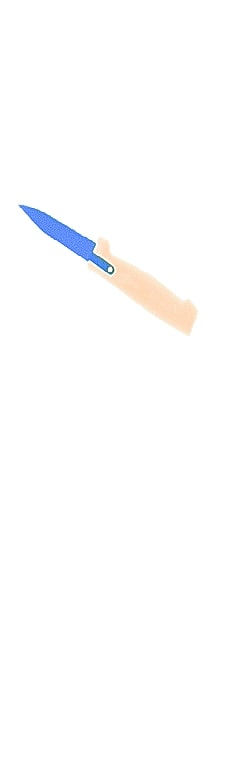
#> input picture images/knife.jpg, 232 x 768 px, found by its file name
$ jupyter execute --allow-errors baggageAI.ipynb
#> lines starting #> are read from the running program, lines starting #| are printed output that depends on the picture
[cell 1]
import cv2  # import the necessary packages
import numpy as np
from google.colab.patches import cv2_imshow

[cell 2]
threat=cv2.imread('knife.jpg') # read image
#> threat is the input picture: shape (768, 232, 3); mean B, G, R 253.7, 253.4, 253.4
bag = cv2.imread('bag.jpg')
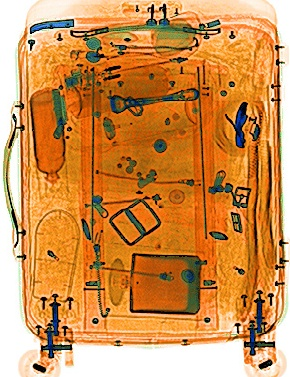
#> input picture images/bag.jpg, 290 x 377 px, found by its file name
#> bag is the input picture: shape (377, 290, 3); mean B, G, R 80.9, 143.2, 205.4
cv2_imshow(threat)
cv2_imshow(bag)

Image rotation to 45 degrees

[cell 3]
(height, width) = threat.shape[:2]
#> height = 768; width = 232

# getRotationMatrix2D creates a matrix needed for transformation.
# We want matrix for rotation to 45 degree without scaling =0.8.
rotationmatrix = cv2.getRotationMatrix2D((width/4,height/4),45,0.8) #rotating the by 45 degress from center as (width/4,height/4)
rotatedimage = cv2.warpAffine(threat, rotationmatrix, (width,height))
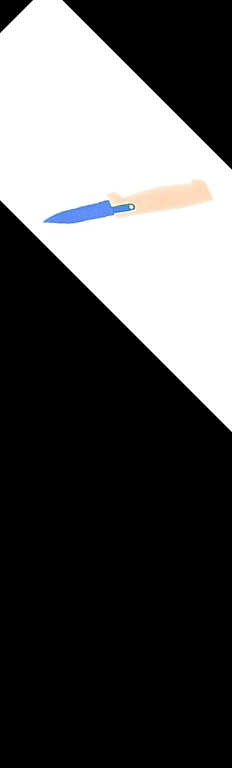
#> rotatedimage: shape (768, 232, 3); mean B, G, R 82.7, 82.5, 82.6
cv2.imwrite('r.png',rotatedimage)
cv2_imshow(rotatedimage)
(height, width) = rotatedimage.shape[:2]
print(rotatedimage.shape[:2])
#| (768, 232)

Image cropping

[cell 4]
startRow = int(height*.22)
#> startRow = 168
startCol = int(width*.15)
#> startCol = 34
endRow = int(height*.30)
#> endRow = 230
endCol = int(width*.95)
#> endCol = 220

#cropping the rotated threat
croppedImage = rotatedimage[startRow:endRow, startCol:endCol]
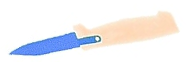
#> croppedImage: shape (62, 186, 3); mean B, G, R 241.8, 238.9, 239.6
cv2_imshow(croppedImage)
(hh,ww) = croppedImage.shape[:2]
#> hh = 62; ww = 186
cv2.imwrite('croppedImage.png', croppedImage)
print(croppedImage.shape[0:2])
#| (62, 186)

[cell 5]
##Result1

#The closer alpha is to 1.0, the more opaque the image is.
#Similarly, alpha value closer to 0.0, makes it transparent.

alpha=0.4
threat = cv2.resize(croppedImage , bag.shape[1::-1]) #size of threat image and background(baggage) image should be same
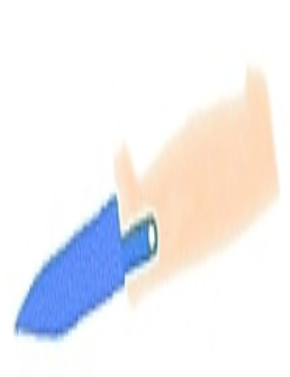
#> threat: shape (377, 290, 3); mean B, G, R 241.8, 238.9, 239.5
dst = cv2.addWeighted(threat, alpha , bag, 1-alpha, 0)
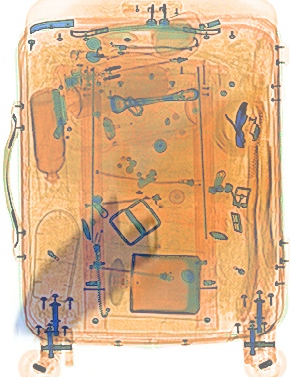
#> dst: shape (377, 290, 3); mean B, G, R 145.3, 181.5, 219.1
cv2.imwrite('final1.png', dst)
imgfinal = cv2.imread('final1.png')
cv2_imshow(imgfinal)

[cell 6]
#Removing the white background from the threat image


from PIL import Image
def convertImg():
  r = Image.open('croppedImage.png')  #reading the cropped threat image
  res_3 = r.convert("RGBA")
  datas = res_3.getdata()
  newData = []
  for item in datas:
    if item[0] == 255 and item[1] == 255 and item[2] == 255:
      newData.append((255,225,255,0))
    else:
      newData.append(item)
#> after the loop, newData = 11532 items, first 6: (255, 225, 255, 0), (255, 225, 255, 0), (255, 225, 255, 0), (255, 225, 255, 0), (255, 225, 255, 0), (255, 225, 255, 0)

  res_3.putdata(newData)
  res_3.save("new.png", "PNG") #threat image without white background

convertImg()

[cell 7]
# split the croppedImage without white backgroung into its respective Blue, Green, Red, and
# Alpha channels; then take the bitwise AND between all channels

x = cv2.imread('new.png')
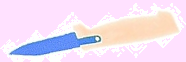
#> x: shape (62, 186, 3); mean B, G, R 241.8, 222.9, 239.6

(hh,ww) = x.shape[:2]
x = np.dstack([x, np.ones((hh, ww), dtype="uint8") * 255])
#> x: shape (62, 186, 4)
(B, G, R, A) = cv2.split(x)
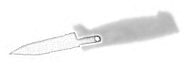
#> B: shape (62, 186); min 74, max 255, mean 241.8
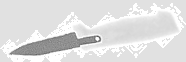
#> G: shape (62, 186); min 84, max 255, mean 222.9
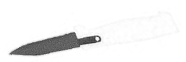
#> R: shape (62, 186); min 50, max 255, mean 239.6
#> A: shape (62, 186); every value is 255
B = cv2.bitwise_and(B, B, mask=A)
G = cv2.bitwise_and(G, G, mask=A)
R = cv2.bitwise_and(R, R, mask=A)
x = cv2.merge([B, G, R, A])

[cell 8]
print(bag.shape[:2])
#| (377, 290)
(height, width) = bag.shape[:2]
#> height = 377; width = 290

# construct an overlay that is the same size as the baggage
# image, (using an extra dimension for the alpha transparency),
# then add the threat image to the overlay.

overlay = np.zeros((height, width,4), dtype="uint8")
overlay[height - hh - 100:height - 100, width - ww - 30:width - 30] = x #specify the postion where we want to add the threat image
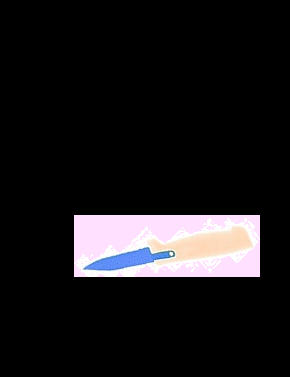
#> overlay: shape (377, 290, 4); mean B, G, R, A 25.5, 23.5, 25.3, 26.9

# blend the two images together using transparent overlays
output = bag.copy()
#> (the rest of this cell did not finish here and is left out)
